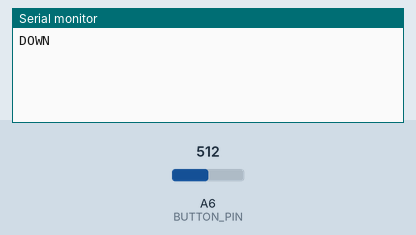
Bench run of a sketch on a simulated Arduino Nano, built with avr-gcc and run on an emulated ATmega328P. On the bench: the last lines printed to the serial monitor. The test bench sets the inputs (shaded band); at power-on: A6 (BUTTON_PIN) = 512.

Above: at 1.2 s.
1.3 s: A6 (BUTTON_PIN) set to 480
At 2.5 s:
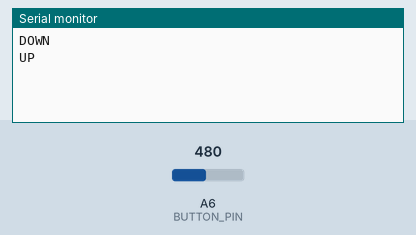
2.8 s: A6 (BUTTON_PIN) set to 670
At 4.0 s:
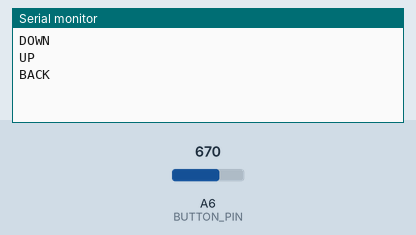
4.3 s: A6 (BUTTON_PIN) set to 810
At 5.7 s:
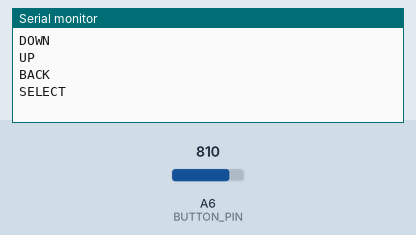

The sketch:

Practical_05.ino
```cpp
#define BUTTON_PIN A6

String lastButton = "NONE";
String candidateButton = "NONE";
unsigned long candidateStartTime = 0;
const unsigned long DEBOUNCE_DELAY = 50;

void setup() {
  Serial.begin(9600);
}

String readButton(int value) {
  if (value < 300) {
    return "NONE";       // idle state (0)
  }
  else if (value < 490) {
    return "UP";         // ~420
  }
  else if (value < 660) {
    return "DOWN";       // ~560
  }
  else if (value < 800) {
    return "BACK";       // ~765
  }
  else if (value < 930) {
    return "SELECT";     // ~843
  }
  else {
    return "NONE";
  }
}

void loop() {
  int value = analogRead(BUTTON_PIN);
  String reading = readButton(value);

  if (reading != candidateButton) {
    candidateButton = reading;
    candidateStartTime = millis();
  }

  if ((millis() - candidateStartTime) > DEBOUNCE_DELAY) {
    if (candidateButton != lastButton) {
      if (candidateButton != "NONE") {
        Serial.println(candidateButton);
      }
      lastButton = candidateButton;
    }
  }

  delay(10);
}
```

Measured:
- after the input at 1.3 s, the serial monitor: prints a new line after 0.06 s (image 1)
- after the input at 2.8 s, the serial monitor: prints a new line after 0.07 s (image 2)
- after the input at 4.3 s, the serial monitor: prints a new line after 0.05 s (image 3)
